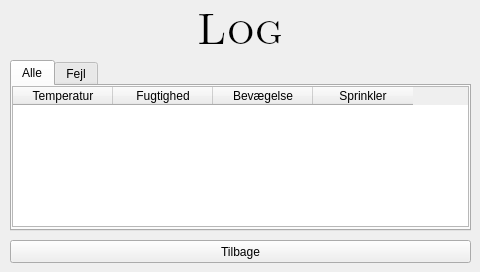
<?xml version="1.0" encoding="UTF-8"?>
<ui version="4.0">
 <class>winLog</class>
 <widget class="QWidget" name="winLog">
  <property name="geometry">
   <rect>
    <x>0</x>
    <y>0</y>
    <width>480</width>
    <height>272</height>
   </rect>
  </property>
  <property name="minimumSize">
   <size>
    <width>480</width>
    <height>272</height>
   </size>
  </property>
  <property name="maximumSize">
   <size>
    <width>480</width>
    <height>272</height>
   </size>
  </property>
  <property name="windowTitle">
   <string>Form</string>
  </property>
  <widget class="QLabel" name="lHead">
   <property name="enabled">
    <bool>true</bool>
   </property>
   <property name="geometry">
    <rect>
     <x>0</x>
     <y>0</y>
     <width>480</width>
     <height>51</height>
    </rect>
   </property>
   <property name="font">
    <font>
     <family>Latin Modern Roman Caps</family>
     <pointsize>33</pointsize>
     <underline>false</underline>
    </font>
   </property>
   <property name="text">
    <string>Log</string>
   </property>
   <property name="textFormat">
    <enum>Qt::AutoText</enum>
   </property>
   <property name="scaledContents">
    <bool>false</bool>
   </property>
   <property name="alignment">
    <set>Qt::AlignCenter</set>
   </property>
  </widget>
  <widget class="QTabWidget" name="tabWidget">
   <property name="geometry">
    <rect>
     <x>10</x>
     <y>60</y>
     <width>461</width>
     <height>171</height>
    </rect>
   </property>
   <property name="currentIndex">
    <number>0</number>
   </property>
   <widget class="QWidget" name="tabAll">
    <attribute name="title">
     <string>Alle</string>
    </attribute>
    <widget class="QTableWidget" name="tAll">
     <property name="geometry">
      <rect>
       <x>0</x>
       <y>0</y>
       <width>457</width>
       <height>141</height>
      </rect>
     </property>
     <column>
      <property name="text">
       <string>Temperatur</string>
      </property>
     </column>
     <column>
      <property name="text">
       <string>Fugtighed</string>
      </property>
     </column>
     <column>
      <property name="text">
       <string>Bevægelse</string>
      </property>
     </column>
     <column>
      <property name="text">
       <string>Sprinkler</string>
      </property>
     </column>
    </widget>
   </widget>
   <widget class="QWidget" name="tabErr">
    <attribute name="title">
     <string>Fejl</string>
    </attribute>
    <widget class="QTableWidget" name="tErr">
     <property name="geometry">
      <rect>
       <x>0</x>
       <y>0</y>
       <width>457</width>
       <height>141</height>
      </rect>
     </property>
     <property name="alternatingRowColors">
      <bool>true</bool>
     </property>
     <attribute name="horizontalHeaderCascadingSectionResizes">
      <bool>true</bool>
     </attribute>
     <attribute name="horizontalHeaderDefaultSectionSize">
      <number>100</number>
     </attribute>
     <attribute name="horizontalHeaderShowSortIndicator" stdset="0">
      <bool>false</bool>
     </attribute>
     <attribute name="horizontalHeaderStretchLastSection">
      <bool>false</bool>
     </attribute>
     <column>
      <property name="text">
       <string>Fejlkode</string>
      </property>
     </column>
     <column>
      <property name="text">
       <string>Del</string>
      </property>
     </column>
     <column>
      <property name="text">
       <string>Beskrivelse</string>
      </property>
     </column>
    </widget>
   </widget>
  </widget>
  <widget class="QPushButton" name="bAbort">
   <property name="geometry">
    <rect>
     <x>10</x>
     <y>240</y>
     <width>461</width>
     <height>23</height>
    </rect>
   </property>
   <property name="text">
    <string>Tilbage</string>
   </property>
  </widget>
 </widget>
 <resources/>
 <connections/>
</ui>
